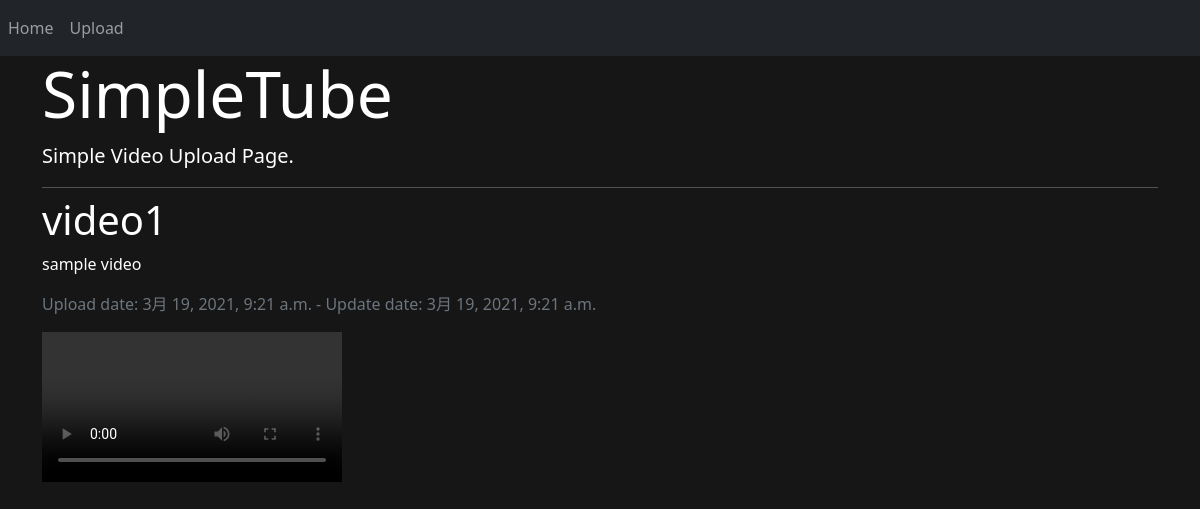
Screenshot of /play/6/ with the database file from the repository.
### videos/models.py (models this page shows, shortened)
class Video(models.Model):
    title = models.CharField('Video Title', max_length=255)
    description = models.TextField('Descriptions(optional)', blank=True)
    thumbnail = models.ImageField('Thumbnail(optional)', upload_to='thumbnails/', null=True, blank=True)  # /media/thumbnails/ファイル名
    upload = models.FileField('File', upload_to='uploads/%Y/%m/%d/')  # /media/uploads/2018/3/20/ファイル名
    created_at = models.DateTimeField('Created date', auto_now_add=True)  # default=timezone.nowと違い、入力欄は表示されない
    updated_at = models.DateTimeField('Update date', auto_now=True)  # 更新するたびにその日時が格納される

### videos/views.py (the view)
# urls.py: path('play/<int:pk>/', views.PlayView.as_view(), name='play'),
class PlayView(generic.DetailView):
    model = Video

### videos/templates/videos/video_detail.html
{% extends 'videos/base.html' %}
{% block content %}
<h1>{{ video.title }}</h1>
<p>{{ video.description }}</p>
<p class="text-muted">Upload date: {{ video.created_at }} - Update date: {{ video.updated_at }}</p>
<div class="embed-responsive embed-responsive-16by9">
  <video controls class="embed-responsive-item" src="{{ video.upload.url }}"></video>
</div>
{% endblock %}

### videos/static/videos/main.css (style rules this page uses)
body { background-color: #161616; color: #fff; }

### rows the page displays
Video: title "video1", description "sample video", created_at "3月 19, 2021, 9:21 a.m.", updated_at "3月 19, 2021, 9:21 a.m."
